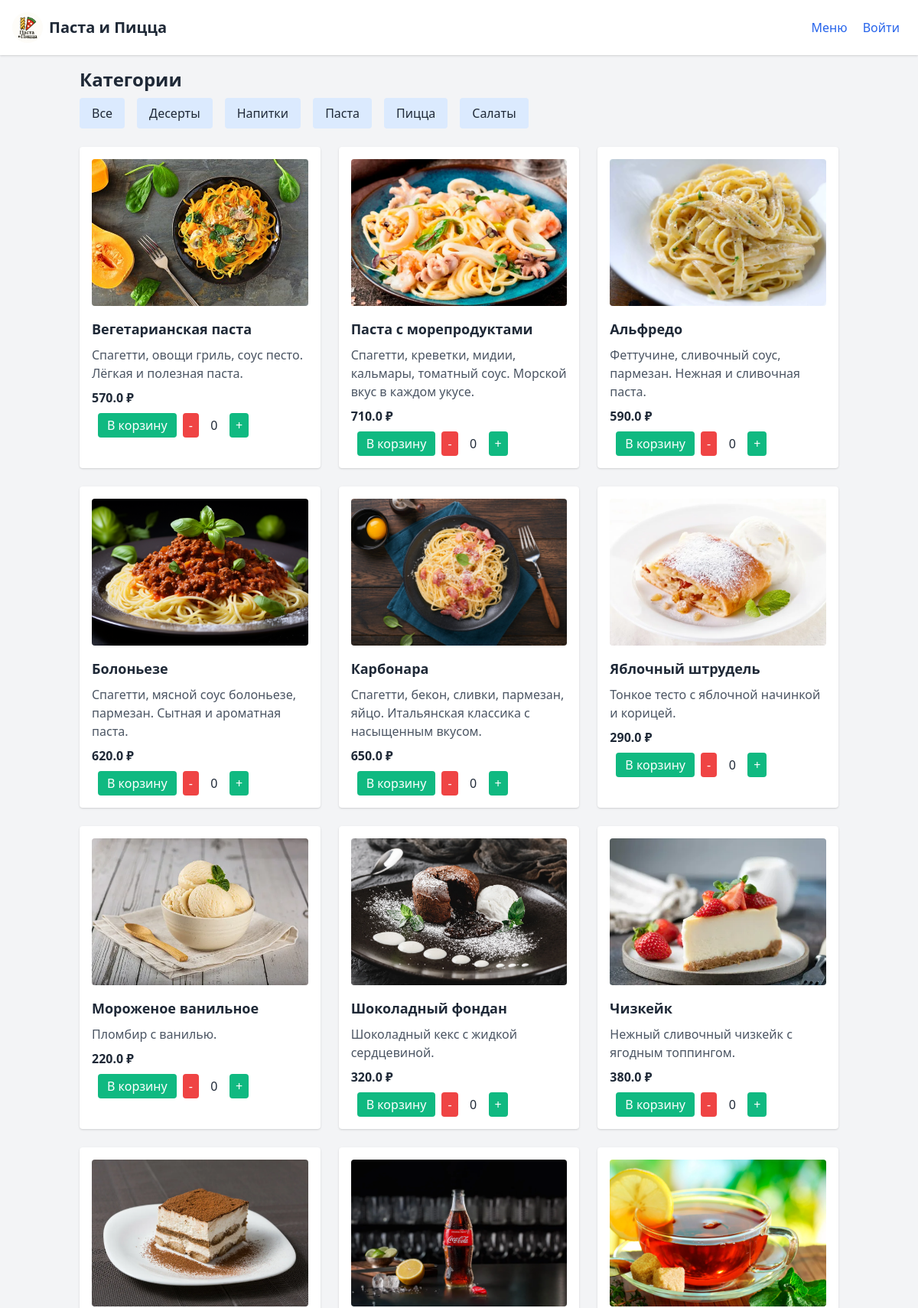
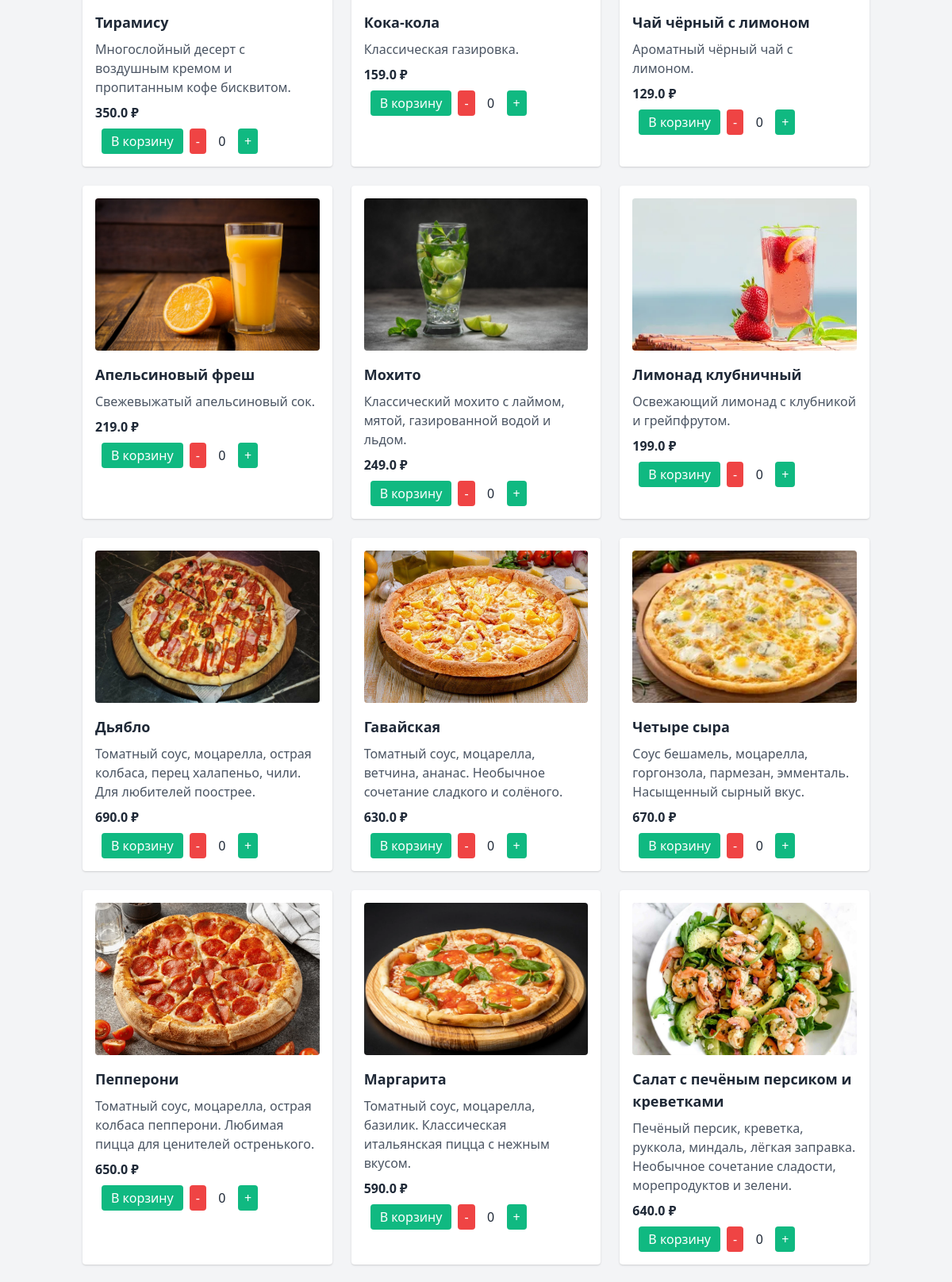
The page /menu (upper part) on the database its author committed (2 pictures, top to bottom).
### tables this page shows
CREATE TABLE categories (
    id INTEGER PRIMARY KEY AUTOINCREMENT,
    name TEXT NOT NULL
);

CREATE TABLE dishes (
    id INTEGER PRIMARY KEY AUTOINCREMENT,
    title TEXT,
    description TEXT,
    price REAL,
    category_id INTEGER,
    image TEXT,
    is_veg INTEGER DEFAULT 0,
    is_spicy INTEGER DEFAULT 0,
    FOREIGN KEY(category_id) REFERENCES categories(id)
);

### app.py (the view)
@app.route("/menu")
def menu():
    category_id = request.args.get("category_id")
    if category_id:
        dishes = get_dishes(category_id=int(category_id))
    else:
        dishes = get_dishes()
    categories = get_categories()
    return render_template("menu.html", dishes=dishes, categories=categories)

### app.py (called while the page is built)
@app.before_request
def before_request():
    get_db()

@app.teardown_appcontext
def teardown_db(exception):
    close_db()

def get_categories():
    cats = query_db("SELECT id, name FROM categories ORDER BY name")
    return [dict(row) for row in cats]

def get_dishes(category_id=None):
    if category_id:
        dishes = query_db("SELECT * FROM dishes WHERE category_id=? ORDER BY id DESC", (category_id,))
    else:
        dishes = query_db("SELECT * FROM dishes ORDER BY id DESC")
    return [dict(row) for row in dishes]

### database.py (called while the page is built)
def get_db():
    if 'db' not in g:
        conn = sqlite3.connect(DB_PATH)
        conn.row_factory = sqlite3.Row
        g.db = conn
    return g.db

def query_db(query, args=(), one=False):
    cur = get_db().execute(query, args)
    rv = cur.fetchall()
    cur.close()
    return (rv[0] if rv else None) if one else rv

### templates/menu.html (shortened to what this page needs)
<!DOCTYPE html>
<html lang="ru">
<head>
  <link href="https://cdn.jsdelivr.net/npm/tailwindcss@2.2.19/dist/tailwind.min.css" rel="stylesheet">
</head>
<body class="bg-gray-100 text-gray-800">
  <header class="bg-white shadow p-4 flex justify-between items-center">
    <a href="/" class="flex items-center space-x-2">
      <img src="{{ url_for('static', filename='uploads/pasta_pizza.png') }}" alt="Логотип Паста и Пицца" class="h-10 w-10 rounded-full" loading="lazy" />
      <h1 class="text-xl font-bold">Паста и Пицца</h1>
    </a>
    <nav>
      <a href="/menu" class="mx-2 text-blue-600 hover:underline">Меню</a>
      {% if session.user_id %}
        <span id="userMenuButton" class="mx-2 text-gray-700 cursor-pointer relative select-none">
          {{ session.user_name }}
          <div id="userDropdown" class="hidden absolute top-full right-0 bg-white border rounded shadow p-2 z-10">
            <a href="/logout" class="block text-red-600 hover:underline">Выйти</a>
          </div>
        </span>
      {% else %}
        <a href="/login" class="mx-2 text-blue-600 hover:underline">Войти</a>
      {% endif %}
    </nav>
  </header>
  <main class="p-4 max-w-5xl mx-auto">
    <div class="mb-6">
      <h2 class="text-2xl font-bold mb-2">Категории</h2>
      <div class="flex flex-wrap gap-4">
        <a href="/menu" class="px-4 py-2 bg-blue-100 rounded hover:bg-blue-200">Все</a>
        {% for cat in categories %}
          <a href="/menu?category_id={{ cat.id }}" class="px-4 py-2 bg-blue-100 rounded hover:bg-blue-200">
            {{ cat.name }}
          </a>
        {% endfor %}
      </div>
    </div>
    <div class="grid grid-cols-1 md:grid-cols-2 lg:grid-cols-3 gap-6">
      {% for dish in dishes %}
        <div class="bg-white shadow rounded p-4">
          {% if dish.image %}
            <a href="{{ url_for('dish_detail', dish_id=dish.id) }}">
              <img src="{{ url_for('uploads', filename=dish.image) }}" alt="{{ dish.title }}" class="w-full h-48 object-cover mb-4 rounded cursor-pointer" loading="lazy">
            </a>
          {% endif %}
          <h3 class="text-lg font-bold mb-2">{{ dish.title }}</h3>
          <p class="text-gray-600 mb-2">{{ dish.description }}</p>
          <p class="font-semibold mb-2">{{ dish.price }} ₽</p>
          <div class="flex justify-between items-center">
            <form action="/cart" method="post" class="inline flex items-center space-x-2">
              <button type="submit" class="px-3 py-1 bg-green-500 text-white rounded hover:bg-green-600">В корзину</button>
            </form>
          </div>
        </div>
      {% endfor %}
    </div>
  </main>
</body>
</html>

### rows shown on the page
categories: name "Десерты"
categories: name "Напитки"
categories: name "Паста"
categories: name "Пицца"
categories: name "Салаты"
dishes: image (picture), title "Вегетарианская паста", description "Спагетти, овощи гриль, соус песто. Лёгкая и полезная паста.", price "570.0"
dishes: image (picture), title "Паста с морепродуктами", description "Спагетти, креветки, мидии, кальмары, томатный соус. Морской вкус в каждом укусе.", price "710.0"
dishes: image (picture), title "Альфредо", description "Феттучине, сливочный соус, пармезан. Нежная и сливочная паста.", price "590.0"
dishes: image (picture), title "Болоньезе", description "Спагетти, мясной соус болоньезе, пармезан. Сытная и ароматная паста.", price "620.0"
dishes: image (picture), title "Карбонара", description "Спагетти, бекон, сливки, пармезан, яйцо. Итальянская классика с насыщенным вкусом.", price "650.0"
dishes: image (picture), title "Яблочный штрудель", description "Тонкое тесто с яблочной начинкой и корицей.", price "290.0"
dishes: image (picture), title "Мороженое ванильное", description "Пломбир с ванилью.", price "220.0"
dishes: image (picture), title "Шоколадный фондан", description "Шоколадный кекс с жидкой сердцевиной.", price "320.0"
dishes: image (picture), title "Чизкейк", description "Нежный сливочный чизкейк с ягодным топпингом.", price "380.0"
dishes: image (picture), title "Тирамису", description "Многослойный десерт с воздушным кремом и пропитанным кофе бисквитом.", price "350.0"
dishes: image (picture), title "Кока-кола", description "Классическая газировка.", price "159.0"
dishes: image (picture), title "Чай чёрный с лимоном", description "Ароматный чёрный чай с лимоном.", price "129.0"
dishes: image (picture), title "Апельсиновый фреш", description "Свежевыжатый апельсиновый сок.", price "219.0"
dishes: image (picture), title "Мохито", description "Классический мохито с лаймом, мятой, газированной водой и льдом.", price "249.0"
dishes: image (picture), title "Лимонад клубничный", description "Освежающий лимонад с клубникой и грейпфрутом.", price "199.0"
dishes: image (picture), title "Дьябло", description "Томатный соус, моцарелла, острая колбаса, перец халапеньо, чили. Для любителей поострее.", price "690.0"
dishes: image (picture), title "Гавайская", description "Томатный соус, моцарелла, ветчина, ананас. Необычное сочетание сладкого и солёного.", price "630.0"
dishes: image (picture), title "Четыре сыра", description "Соус бешамель, моцарелла, горгонзола, пармезан, эмменталь. Насыщенный сырный вкус.", price "670.0"
dishes: image (picture), title "Пепперони", description "Томатный соус, моцарелла, острая колбаса пепперони. Любимая пицца для ценителей остренького.", price "650.0"
dishes: image (picture), title "Маргарита", description "Томатный соус, моцарелла, базилик. Классическая итальянская пицца с нежным вкусом.", price "590.0"
dishes: image (picture), title "Салат с печёным персиком и креветками", description "Печёный персик, креветка, руккола, миндаль, лёгкая заправка. Необычное сочетание сладости, морепродуктов и зелени.", price "640.0"
